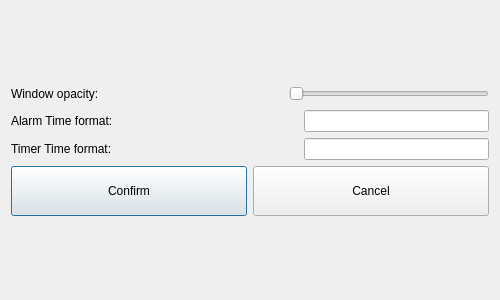
<?xml version="1.0" encoding="UTF-8"?>
<ui version="4.0">
 <class>GlobalSettingsDialog</class>
 <widget class="QDialog" name="GlobalSettingsDialog">
  <property name="geometry">
   <rect>
    <x>0</x>
    <y>0</y>
    <width>500</width>
    <height>300</height>
   </rect>
  </property>
  <property name="minimumSize">
   <size>
    <width>420</width>
    <height>300</height>
   </size>
  </property>
  <property name="maximumSize">
   <size>
    <width>16777215</width>
    <height>16777215</height>
   </size>
  </property>
  <property name="windowTitle">
   <string>Global settings</string>
  </property>
  <property name="windowIcon">
   <iconset resource="resources.qrc">
    <normaloff>:/icons/change-icon.png</normaloff>:/icons/change-icon.png</iconset>
  </property>
  <layout class="QGridLayout" name="gridLayout">
   <property name="sizeConstraint">
    <enum>QLayout::SetMinimumSize</enum>
   </property>
   <item row="0" column="0">
    <layout class="QVBoxLayout" name="verticalLayout">
     <property name="sizeConstraint">
      <enum>QLayout::SetNoConstraint</enum>
     </property>
     <item>
      <layout class="QHBoxLayout" name="horizontalLayout_2">
       <item>
        <widget class="QLabel" name="label">
         <property name="text">
          <string>Window opacity:</string>
         </property>
        </widget>
       </item>
       <item>
        <spacer name="horizontalSpacer">
         <property name="orientation">
          <enum>Qt::Horizontal</enum>
         </property>
         <property name="sizeHint" stdset="0">
          <size>
           <width>20</width>
           <height>20</height>
          </size>
         </property>
        </spacer>
       </item>
       <item>
        <widget class="QLabel" name="SliderValue">
         <property name="text">
          <string/>
         </property>
        </widget>
       </item>
       <item>
        <widget class="QSlider" name="opacitySlider">
         <property name="minimumSize">
          <size>
           <width>200</width>
           <height>0</height>
          </size>
         </property>
         <property name="minimum">
          <number>20</number>
         </property>
         <property name="maximum">
          <number>100</number>
         </property>
         <property name="pageStep">
          <number>0</number>
         </property>
         <property name="orientation">
          <enum>Qt::Horizontal</enum>
         </property>
        </widget>
       </item>
      </layout>
     </item>
     <item>
      <layout class="QHBoxLayout" name="horizontalLayout_3">
       <item>
        <widget class="QLabel" name="label_2">
         <property name="text">
          <string>Alarm Time format:</string>
         </property>
        </widget>
       </item>
       <item>
        <spacer name="horizontalSpacer_2">
         <property name="orientation">
          <enum>Qt::Horizontal</enum>
         </property>
         <property name="sizeHint" stdset="0">
          <size>
           <width>40</width>
           <height>20</height>
          </size>
         </property>
        </spacer>
       </item>
       <item>
        <widget class="QLineEdit" name="alarmFormat"/>
       </item>
      </layout>
     </item>
     <item>
      <layout class="QHBoxLayout" name="horizontalLayout_4">
       <item>
        <widget class="QLabel" name="label_3">
         <property name="text">
          <string>Timer Time format:</string>
         </property>
        </widget>
       </item>
       <item>
        <spacer name="horizontalSpacer_3">
         <property name="orientation">
          <enum>Qt::Horizontal</enum>
         </property>
         <property name="sizeHint" stdset="0">
          <size>
           <width>40</width>
           <height>20</height>
          </size>
         </property>
        </spacer>
       </item>
       <item>
        <widget class="QLineEdit" name="TimerFormat"/>
       </item>
      </layout>
     </item>
     <item>
      <layout class="QHBoxLayout" name="horizontalLayout">
       <item>
        <widget class="QPushButton" name="confirmButton">
         <property name="minimumSize">
          <size>
           <width>0</width>
           <height>50</height>
          </size>
         </property>
         <property name="text">
          <string>Confirm</string>
         </property>
        </widget>
       </item>
       <item>
        <widget class="QPushButton" name="cancelButton">
         <property name="minimumSize">
          <size>
           <width>0</width>
           <height>50</height>
          </size>
         </property>
         <property name="text">
          <string>Cancel</string>
         </property>
        </widget>
       </item>
      </layout>
     </item>
    </layout>
   </item>
  </layout>
 </widget>
 <resources>
  <include location="resources.qrc"/>
 </resources>
 <connections/>
</ui>
